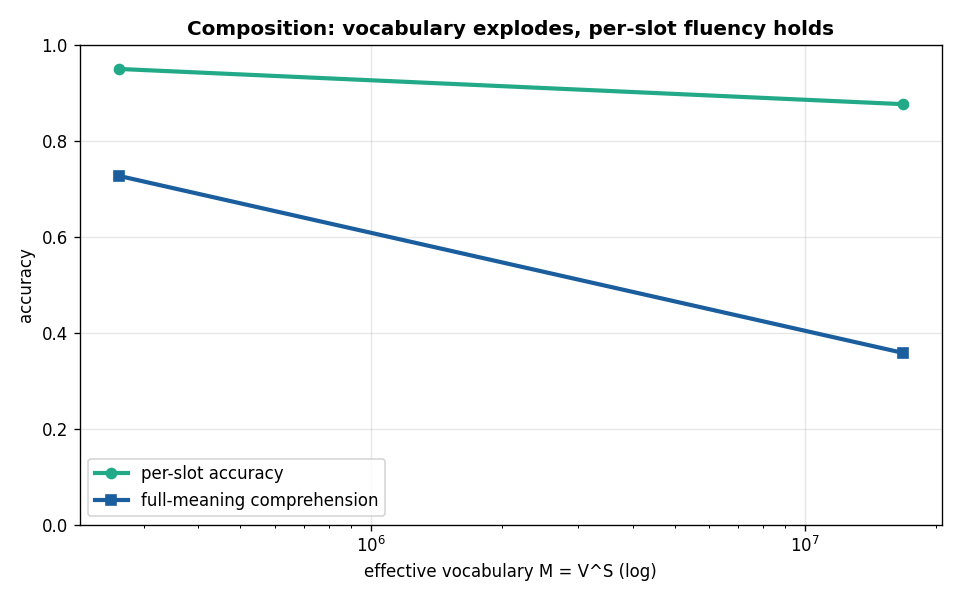

Source code (Python):
"""MULTISLOT COMPOSITION -- push vocab AND fluency up with what we know.

Composition turns ONE huge-vocab problem into S independent small ones. A meaning is an S-tuple
(c1..cS), ci in [0,V), so effective vocabulary M = V^S. The organism learns per-slot machinery
(S associations of V x V, shared across all the exponentially-many meanings); params are O(S*V^2),
independent of M. Per-slot reward (conveying one attribute right partially helps). The world samples
random tuples; comprehension is measured on FRESH random tuples (at large M almost all unseen ->
zero-shot generalisation over the whole exponential space).

Reports per-slot accuracy and FULL-meaning comprehension (all S slots right) as M = V^S explodes.
full = perslot^S, so the lever for fluent huge-vocab is driving per-slot accuracy high.
"""
import os, numpy as np
HERE = os.path.dirname(os.path.abspath(__file__))
P_NATIVE = 0.7
N = int(os.environ.get("MS_N", "48")); BUDGET = int(os.environ.get("MS_BUDGET", "1500"))
SEEDS = int(os.environ.get("MS_SEEDS", "3")); V = int(os.environ.get("MS_V", "8"))
FULL_BONUS = float(os.environ.get("MS_FULLBONUS", "0"))          # world-consequence: partner acts only on FULL meaning
SS = [int(x) for x in os.environ.get("MS_SS", "1,2,3,4,5,6").split(",")]

LOG = open(os.path.join(HERE, "multislot_composition_results.txt"), "w")
def out(s): print(s, flush=True); LOG.write(s + "\n"); LOG.flush()
def ms(v): a = np.array(v, float); return f"{a.mean():.3f}+/-{a.std():.3f}"


def breed(P, en, rng, mut=0.22):
    Ng = len(en); order = np.argsort(en); worst = order[:int(0.25 * Ng)]; top = order[Ng - max(2, Ng // 3):]
    for w in worst:
        pa, pb = (int(top[rng.integers(len(top))]) for _ in range(2))
        msk = rng.random(P[pa].shape) < 0.5
        P[w] = np.where(msk, P[pa], P[pb]) + rng.normal(0, mut * 0.6, P[pa].shape)


def run(S, seed):
    rng = np.random.default_rng(seed); B = N * 16
    A = rng.normal(0, 0.3, (N, S, V, V))                          # per-slot V x V association
    for t in range(BUDGET):
        emit = A.argmax(3); hear = A.argmax(2)                    # emit[n,s,c]=signal, hear[n,s,sig]=value
        en = np.zeros(N); c = rng.integers(V, size=(B, S))        # random S-tuple meanings
        sp = rng.integers(N, size=B); ls = rng.integers(N, size=B)
        nat = rng.random(B) < P_NATIVE; half = rng.random(B) < 0.5
        rr = ~nat; allc = np.ones(B, bool)
        for s in range(S):
            cs = c[:, s]; sig = emit[sp, s, cs]
            cor = hear[ls, s, sig] == cs; allc &= cor
            ok = cor & rr
            np.add.at(en, sp[ok], 1.0); np.add.at(en, ls[ok], 1.0)
            n0 = (hear[ls, s, cs] == cs) & nat & half; np.add.at(en, ls[n0], 1.0)   # native speaks identity
            n1 = (emit[sp, s, cs] == cs) & nat & ~half; np.add.at(en, sp[n1], 1.0)  # speak to native
        if FULL_BONUS:                                            # partner acts correctly only on FULL meaning
            fb = allc & rr; np.add.at(en, sp[fb], FULL_BONUS); np.add.at(en, ls[fb], FULL_BONUS)
        breed(A, en, rng)
    return evaluate(A, S)


def evaluate(A, S, T=6000):
    emit = A.argmax(3); hear = A.argmax(2); Ng = len(A)
    c = np.random.default_rng(7).integers(V, size=(T, S))
    sp = np.random.default_rng(8).integers(Ng, size=T); ls = np.random.default_rng(9).integers(Ng, size=T)
    slot_ok = np.ones(T, bool); per = []
    for s in range(S):
        cs = c[:, s]; dec = hear[ls, s, emit[sp, s, cs]]
        m = (dec == cs); per.append(m.mean()); slot_ok &= m
    return float(np.mean(per)), float(slot_ok.mean())            # per-slot acc, full-meaning comp


if __name__ == "__main__":
    out(f"MULTISLOT COMPOSITION: V={V} values/slot, slots S -> vocab M=V^S. pop {N}, budget {BUDGET}, "
        f"{SEEDS} seeds. params O(S*V^2), independent of M.")
    out(f"{'S':>3} {'M=V^S':>10} {'chance':>9} | {'per-slot acc':>14} | {'FULL-meaning comp':>18}")
    out("=" * 70)
    res = {}
    for S in SS:
        r = [run(S, s) for s in range(SEEDS)]
        ps, fm = [x[0] for x in r], [x[1] for x in r]
        M = V ** S; res[S] = (np.mean(ps), np.mean(fm), M)
        out(f"{S:>3} {M:>10} {1/M:>9.2e} | {ms(ps):>14} | {ms(fm):>18}")
    out("=" * 70)
    out("READING: per-slot acc ~flat across S (each slot is the same small problem) => vocab M=V^S")
    out("explodes for free; FULL-meaning = perslot^S, so driving per-slot accuracy up is the fluency lever.")
    for S in SS:
        out(f"  S={S}: vocab {res[S][2]:>8}  per-slot {res[S][0]:.3f}  full-meaning {res[S][1]:.3f}")
    out("done"); LOG.close()

    import matplotlib; matplotlib.use("Agg"); import matplotlib.pyplot as plt
    Ms = [res[S][2] for S in SS]
    fig, ax = plt.subplots(figsize=(8, 5))
    ax.plot(Ms, [res[S][0] for S in SS], "o-", color="#2a8", lw=2.5, label="per-slot accuracy")
    ax.plot(Ms, [res[S][1] for S in SS], "s-", color="#1b5e9e", lw=2.5, label="full-meaning comprehension")
    ax.set_xscale("log"); ax.set_xlabel("effective vocabulary M = V^S (log)"); ax.set_ylabel("accuracy")
    ax.set_title("Composition: vocabulary explodes, per-slot fluency holds", weight="bold")
    ax.legend(); ax.grid(alpha=.3); ax.set_ylim(0, 1)
    plt.tight_layout(); p = os.path.join(HERE, "multislot_composition.png"); plt.savefig(p, dpi=120); print("saved", p)
